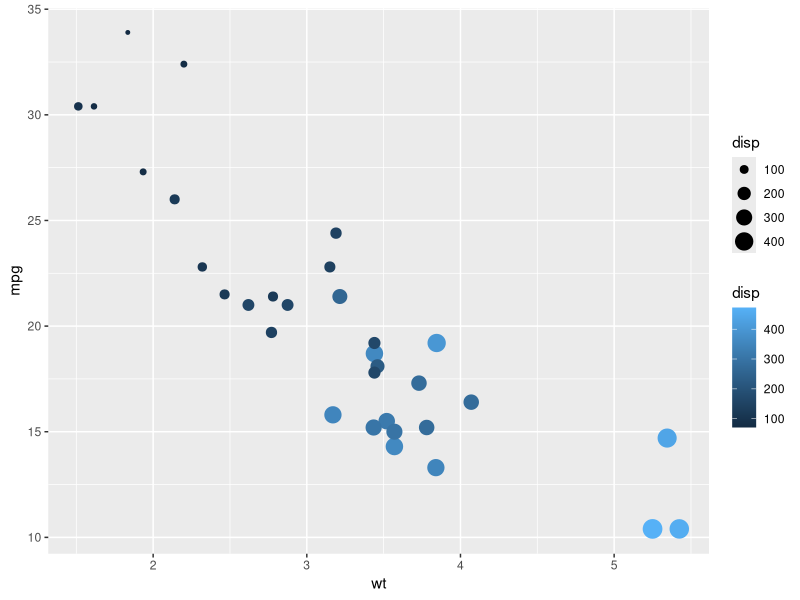
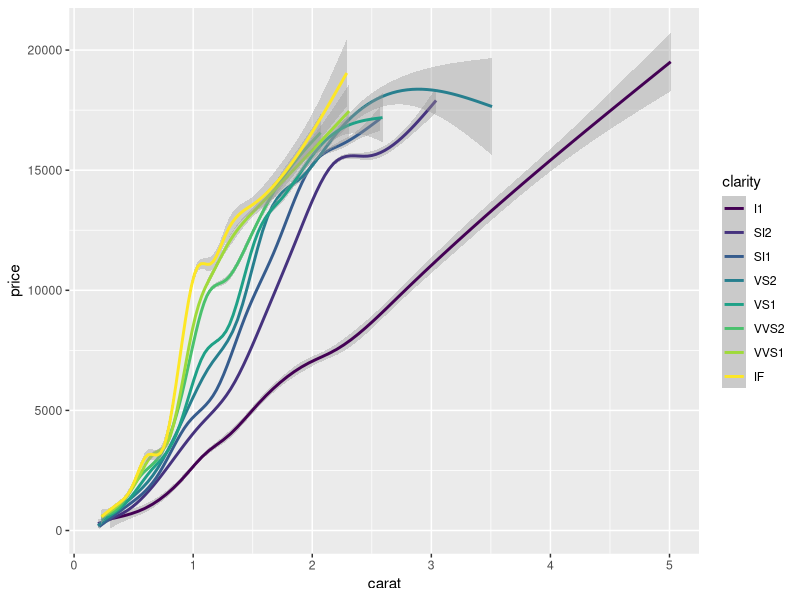
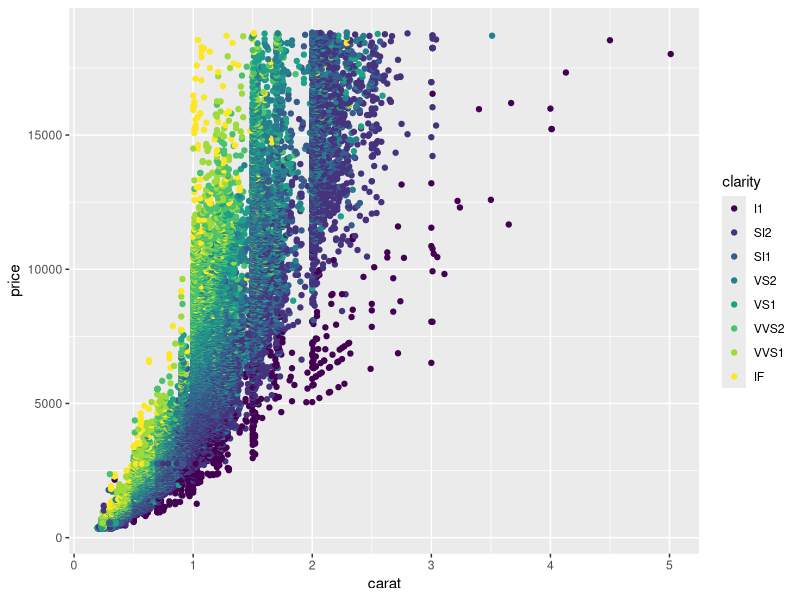
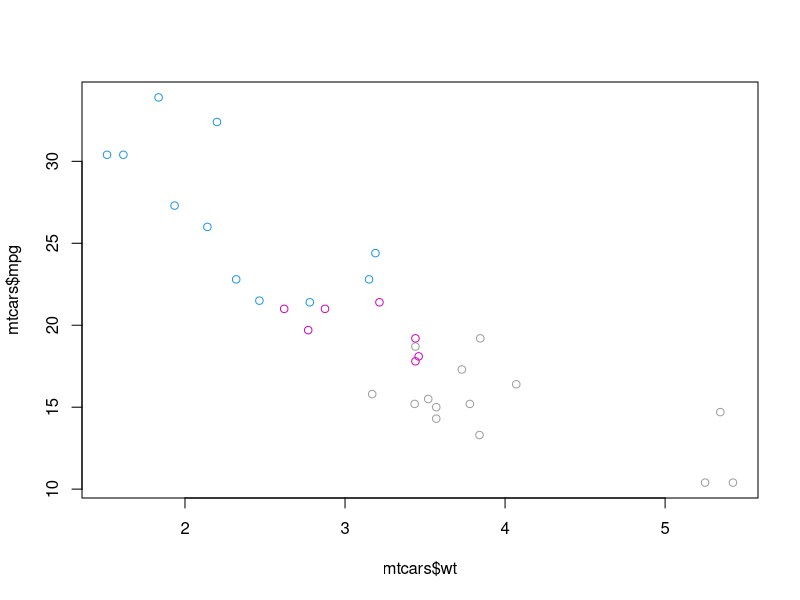
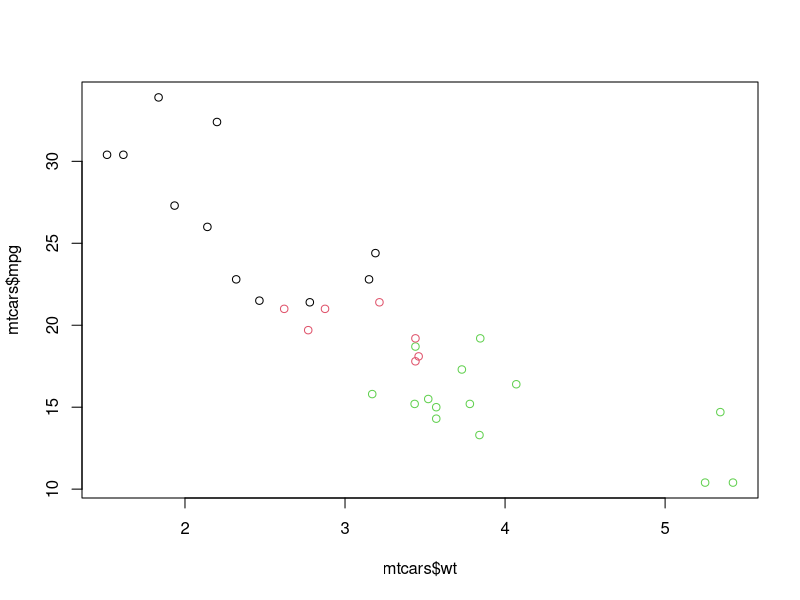
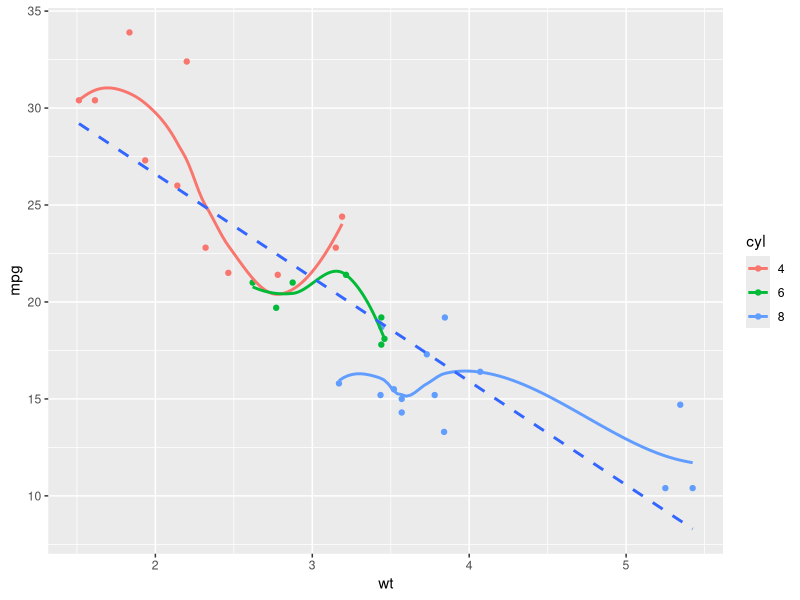
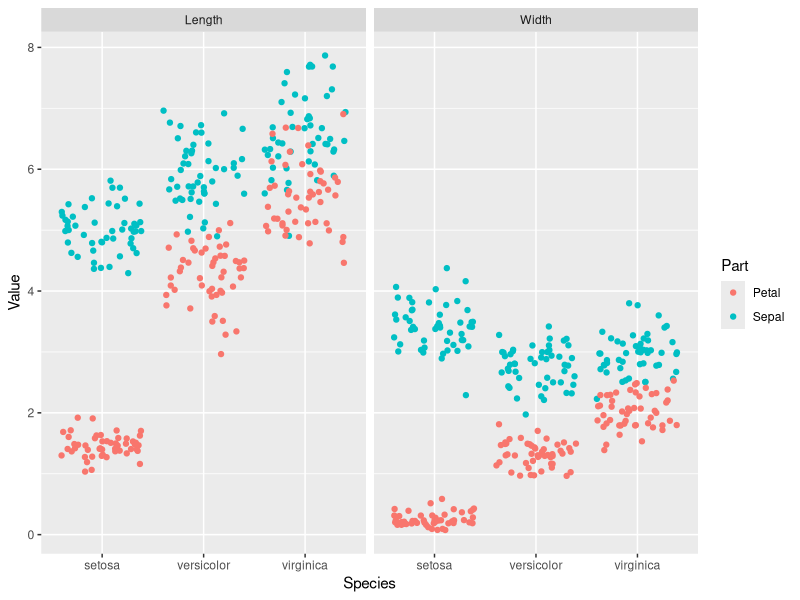
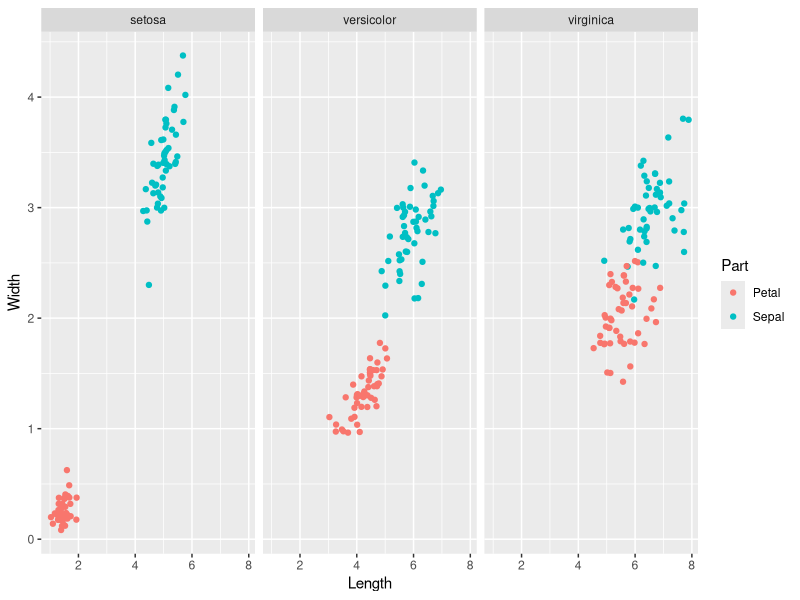

R code for these plots, in order:
## ---- chunk 1
knitr::opts_chunk$set(echo = TRUE)
## ---- chunk 2
library(ggplot2)
ggplot(mtcars, aes(x = wt, y = mpg, color = disp, size = disp)) +
  geom_point()
## ---- chunk 3
ggplot(diamonds, aes(x = carat, y = price, col=clarity)) +
  geom_smooth()
## ---- chunk 4
dia_plot <- ggplot(diamonds, aes(x = carat, y = price))
dia_plot + geom_point(aes(col=clarity))
## ---- chunk 5
plot(mtcars$wt, mtcars$mpg, col = mtcars$cyl)
mtcars$fcyl <- as.factor(mtcars$cyl)
plot(mtcars$wt, mtcars$mpg, col = mtcars$fcyl)
## ---- chunk 6
mtcars$cyl <- as.factor(mtcars$cyl)
ggplot(mtcars, aes(x = wt, y = mpg, col = cyl)) +
  geom_point() +
  geom_smooth(lm=FALSE, se=FALSE)  +
  geom_smooth(aes(group=1), method = lm, se=FALSE, lty = 2)
## ---- chunk 7
library(tidyr)
iris.tidy <- iris %>%
  gather(key, Value, -Species) %>%
  separate(key, c("Part", "Measure"), "\\.")

ggplot(iris.tidy, aes(x = Species, y = Value, col = Part)) +
  geom_jitter() +
  facet_grid(. ~ Measure)
## ---- chunk 8
iris$Flower <- 1:nrow(iris)
iris.wide <- iris %>%
  gather(key, value, -Species, -Flower) %>%
  separate(key, c("Part", "Measure"), "\\.") %>%
  spread(Measure, value)

ggplot(iris.wide, aes(x = Length, y = Width, color = Part)) +
  geom_jitter() +
  facet_grid(. ~ Species)
## ---- chunk 9
ggplot(mtcars, aes(wt, mpg, col=cyl)) +
  geom_point(shape= 1, size=4)
## ---- chunk 10
my_color <- "#FF6600"
## ---- chunk 11
ggplot(mtcars, aes(x = wt, y = mpg, fill = cyl)) + geom_text(label = rownames(mtcars))
## ---- chunk 12
ggplot(mtcars, aes(x=mpg, y=qsec, col = factor(cyl), shape = factor(am), size = (hp/wt))) +geom_point()
## ---- chunk 13
ggplot(mtcars, aes(x = mpg, y = 0)) +
  geom_jitter() +
  scale_y_continuous(limits = c(-2,2))
## ---- chunk 14
ggplot(diamonds, aes(x = clarity, y =carat, col=price)) + geom_point(position = "jitter", alpha = 0.5)
## ---- chunk 15
ggplot(mtcars, aes(x = cyl, y = wt)) +
  geom_point(position = position_jitter(0.1))
## ---- chunk 16
ggplot(mtcars, aes(x = mpg)) +
  geom_histogram(aes(y=..density..), binwidth = 1, fill =  "#377EB8")
## ---- chunk 17
posn_d <- position_dodge(width =0.2)
ggplot(mtcars, aes(x = cyl, fill = am)) +
  geom_bar(position = posn_d, alpha = 0.6)
## ---- chunk 18
ggplot(mtcars, aes(mpg, col = cyl)) + geom_freqpoly(binwidth = 1)
## ---- chunk 19
ggplot(mtcars, aes(mpg, fill =cyl)) +
  geom_histogram(binwidth = 1, position = "identity", alpha = 0.4)
